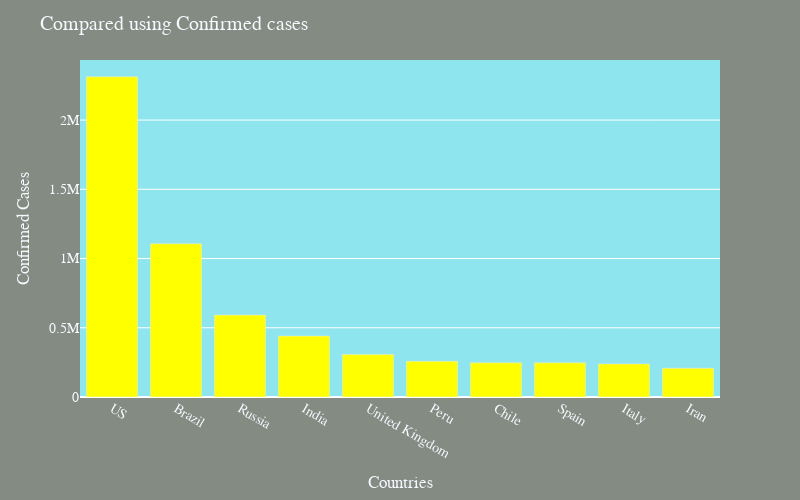

Notebook cell for this chart:
### Markdown cell above
***
# <font color='yellow'>Top 10 worst affected Countries- Confirmed cases</font>
***

### Code cell
fig1=px.bar(
    sorted_country_df.head(10),
    x = "country",
    y = "confirmed",
    #title= "Top 10 worst affected countries- Confirmed cases", # the axis names
    color_discrete_sequence=["yellow"], 
    height=500,
    width=800
)
fig1.update_layout({'plot_bgcolor':'#8EE5EE',
        'paper_bgcolor':'#838B83',
        },
        title=" Compared using Confirmed cases",
        xaxis_title="Countries",
        yaxis_title="Confirmed Cases",
        font=dict(
            family="TimesNewRoman",
            size=14,
            color='#F8F8FF'
        ),           
        width = 800         )
fig1.show()

### Figure 1 — Plotly figure (JSON) as saved in the notebook; plotly's stock layout.template omitted (floating-point values rounded to 4 significant figures)
{"data": [{"alignmentgroup": "True", "hovertemplate": "country=%{x}<br>confirmed=%{y}<extra></extra>", "legendgroup": "", "marker": {"color": "yellow"}, "name": "", "offsetgroup": "", "orientation": "v", "showlegend": false, "textposition": "auto", "type": "bar", "x": ["US", "Brazil", "Russia", "India", "United Kingdom", "Peru", "Chile", "Spain", "Italy", "Iran"], "xaxis": "x", "y": [2312302, 1106470, 591465, 440215, 306761, 257447, 246963, 246504, 238720, 207525], "yaxis": "y"}], "layout": {"barmode": "relative", "font": {"color": "#F8F8FF", "family": "TimesNewRoman", "size": 14}, "height": 500, "legend": {"tracegroupgap": 0}, "margin": {"t": 60}, "paper_bgcolor": "#838B83", "plot_bgcolor": "#8EE5EE", "title": {"text": " Compared using Confirmed cases"}, "width": 800, "xaxis": {"anchor": "y", "domain": [0, 1], "title": {"text": "Countries"}}, "yaxis": {"anchor": "x", "domain": [0, 1], "title": {"text": "Confirmed Cases"}}}}
